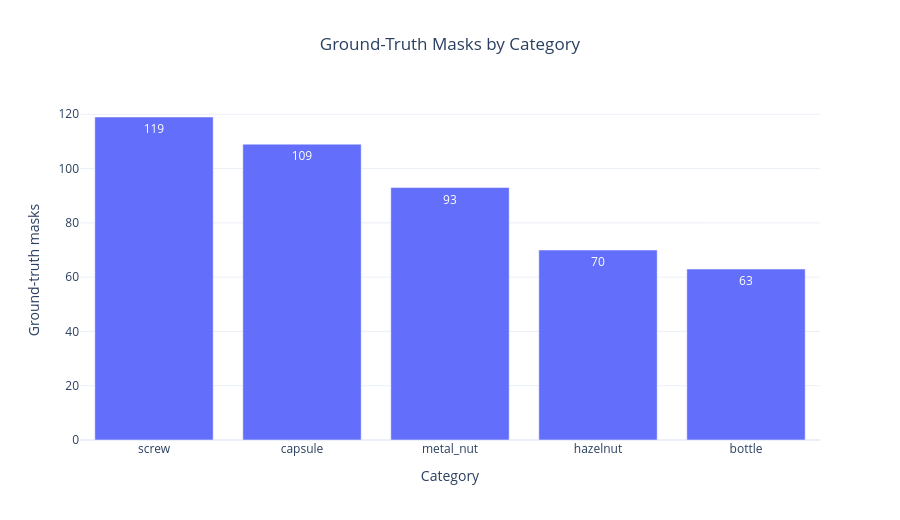

Notebook source saved alongside this figure:
### Markdown cell above
## Plotly — Ground-Truth Masks

### Code cell
fig = px.bar(
    summary_df.sort_values(
        "Ground Truth Masks",
        ascending=False
    ),
    x="Category",
    y="Ground Truth Masks",
    text_auto=True,
    title="Ground-Truth Masks by Category",
    labels={
        "Ground Truth Masks": "Ground-truth masks"
    },
    template="plotly_white",
)

fig.update_layout(
    height=520,
    title_x=0.5
)

fig.show()

save_plotly_figure(
    fig,
    "Ground-Truth Masks by Category",
    width=1200,
    height=700
)

### Figure 1 — Plotly figure (JSON) as saved in the notebook; plotly's stock layout.template omitted (floating-point values rounded to 4 significant figures)
{"data": [{"hovertemplate": "Category=%{x}<br>Ground-truth masks=%{y}<extra></extra>", "legendgroup": "", "marker": {"color": "#636efa", "pattern": {"shape": ""}}, "name": "", "orientation": "v", "showlegend": false, "textposition": "auto", "texttemplate": "%{y}", "type": "bar", "x": ["screw", "capsule", "metal_nut", "hazelnut", "bottle"], "xaxis": "x", "y": [119, 109, 93, 70, 63], "yaxis": "y"}], "layout": {"barmode": "relative", "height": 520, "legend": {"tracegroupgap": 0}, "title": {"text": "Ground-Truth Masks by Category", "x": 0.5}, "xaxis": {"anchor": "y", "domain": [0, 1], "title": {"text": "Category"}}, "yaxis": {"anchor": "x", "domain": [0, 1], "title": {"text": "Ground-truth masks"}}}}
